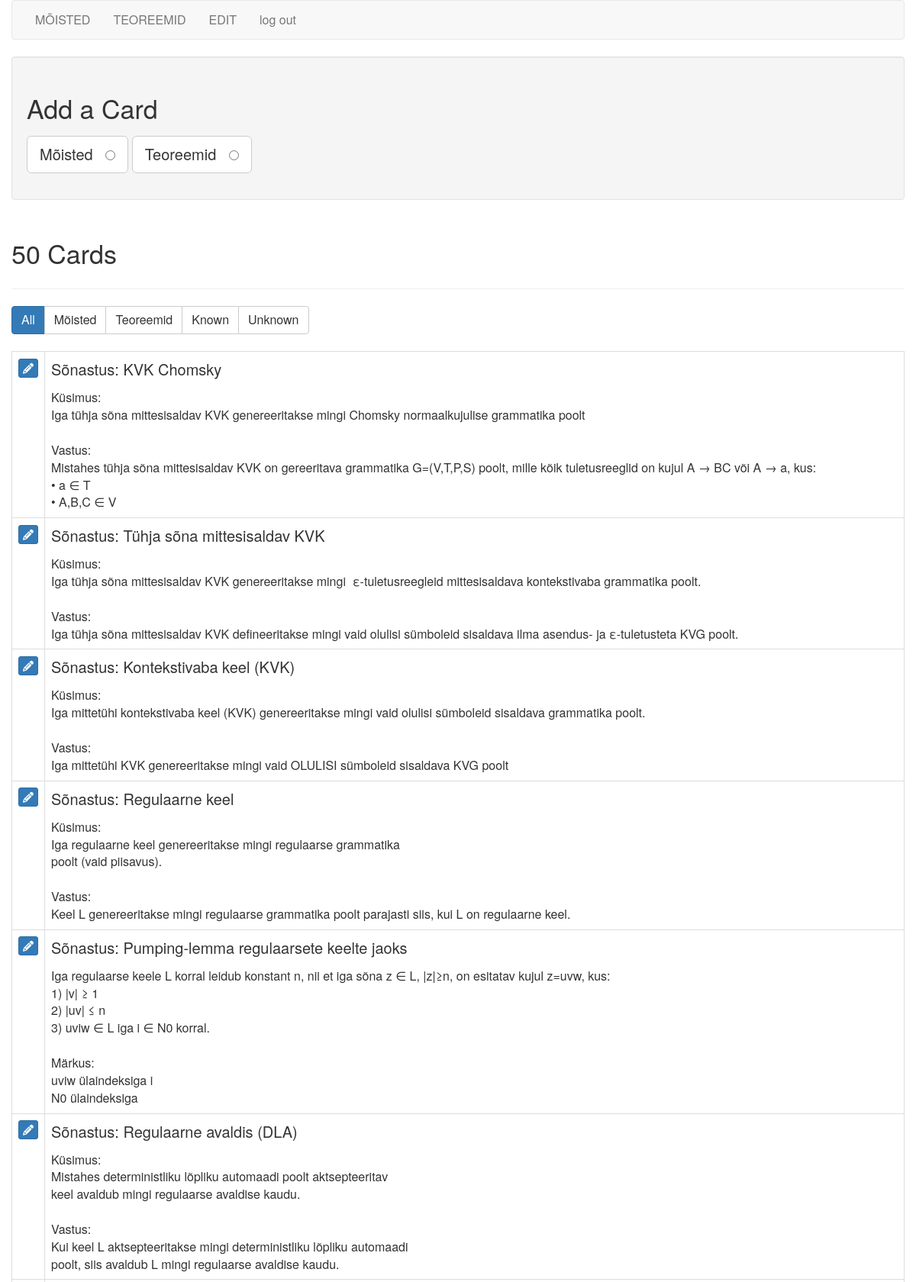
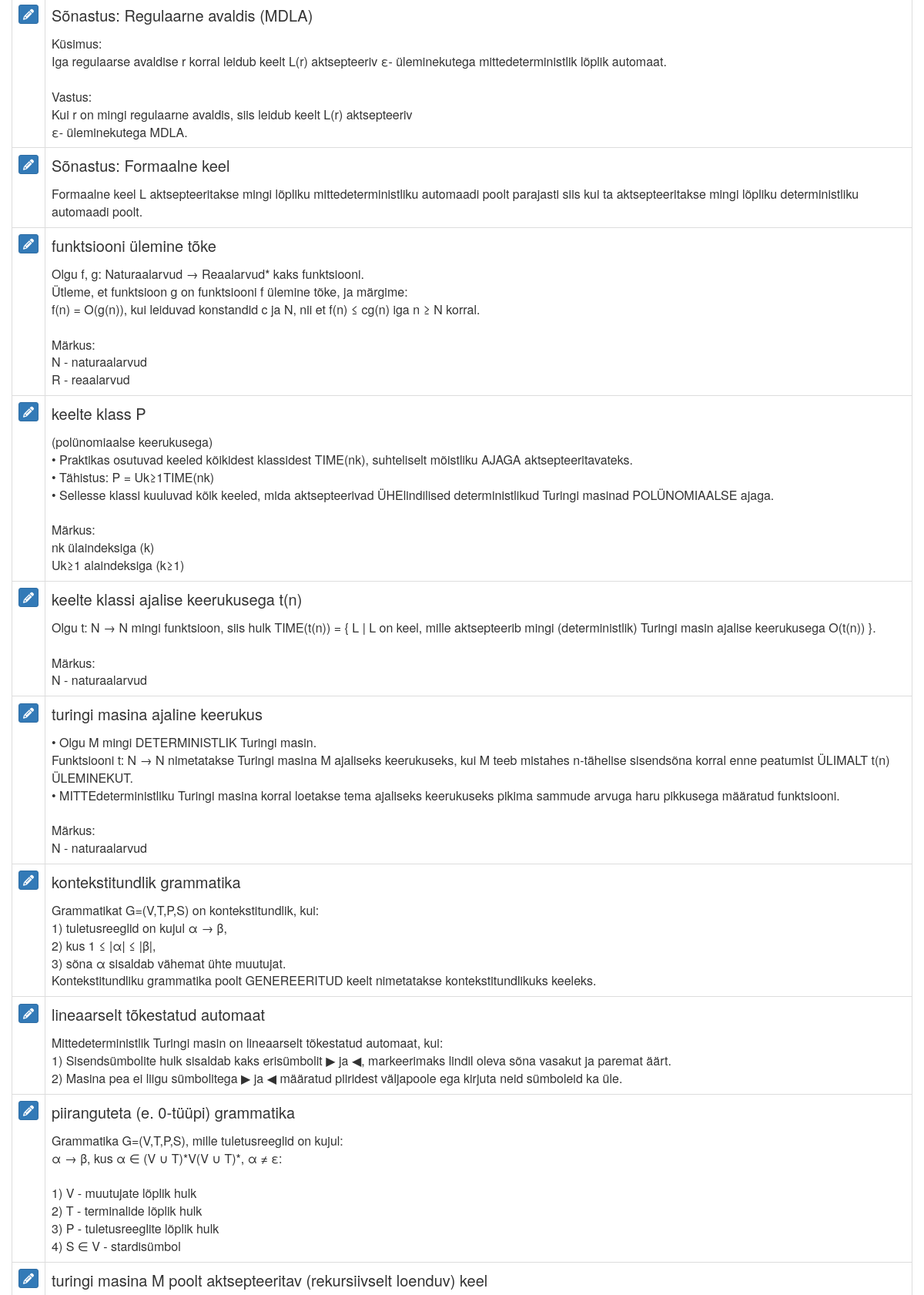
The app's page /cards (signed in, upper part) with its own data (2 pictures, top to bottom).
### tables this page shows
CREATE TABLE cards (
  id integer primary key autoincrement,
  type tinyint not null, /* 1 for vocab, 2 for code */
  front text not null,
  back text not null,
  known boolean default 0
);

### flash_cards.py (the view)
@app.route('/cards')
def cards():
    if not session.get('logged_in'):
        return redirect(url_for('login'))
    db = get_db()
    query = '''
        SELECT id, type, front, back, known
        FROM cards
        ORDER BY id DESC
    '''
    cur = db.execute(query)
    cards = cur.fetchall()
    return render_template('cards.html', cards=cards, filter_name="all")

### flash_cards.py (called while the page is built)
def connect_db():
    rv = sqlite3.connect(app.config['DATABASE'])
    rv.row_factory = sqlite3.Row
    return rv

def get_db():
    if not hasattr(g, 'sqlite_db'):
        g.sqlite_db = connect_db()
    return g.sqlite_db

### templates/cards.html (shortened to what this page needs)
{% extends "layout.html" %}
{% block body %}
    <div class="well editPanel">
        <h2>Add a Card</h2>
        <form action="{{ url_for('add_card') }}" method="post" class="cardForm">
            <div class="form-group">
                <label for="general" class="toggleButton btn btn-default btn-lg">Mõisted &nbsp;
                    <input type="radio" name="type" value="1" id="general"/>
                </label>
                <label for="code" class="toggleButton btn btn-default btn-lg">Teoreemid &nbsp;
                    <input type="radio" name="type" value="2" id="code"/>
                </label>
            </div>
        </form>
    </div>
    <div class="page-header">
        <h2>{{ cards|length }} Card{{ '' if (cards|length == 1) else 's' }}</h2>
    </div>
    <div class="btn-group btn-group-md" role="group" aria-label="filters">
        <a href="{{ url_for('filter_cards', filter_name="all") }}"
           class="btn btn-{{ "primary" if filter_name == "all" else "default" }}">All</a>
        <a href="{{ url_for('filter_cards', filter_name="general") }}"
           class="btn btn-{{ "primary" if filter_name == "general" else "default" }}">Mõisted</a>
        <a href="{{ url_for('filter_cards', filter_name="code") }}"
           class="btn btn-{{ "primary" if filter_name == "code" else "default" }}">Teoreemid</a>
        <a href="{{ url_for('filter_cards', filter_name="known") }}"
           class="btn btn-{{ "primary" if filter_name == "known" else "default" }}">Known</a>
        <a href="{{ url_for('filter_cards', filter_name="unknown") }}"
           class="btn btn-{{ "primary" if filter_name == "unknown" else "default" }}">Unknown</a>
    </div>
    <br/>
    <br/>
    <table class="table table-bordered">
        {% for card in cards %}
            <tr>
                <td>
                    <a href="{{ url_for('edit', card_id=card.id) }}" class="btn btn-xs btn-primary"><i
                            class="fa fa-pencil" aria-hidden="true"></i></a>
                </td>
                <td class="cardContent">
                    <h4>
                        {% if card.type == 1 %}
                            {{ card.front }}
                        {% else %}
                            Sõnastus:&nbsp;{{ card.front }}
                        {% endif %}
                    </h4>
                    {{ card.back|replace("\n", "<br />")|safe }}
                </td>
            </tr>
        {% else %}
            <tr>
                <td>
                    <em>No cards to show.</em>
                </td>
            </tr>
        {% endfor %}
    </table>
{% endblock %}

### static/style.css (style rules this page uses)
.cardContent h4 { margin-top: 0; }

### records on screen
cards: front "KVK Chomsky", back "Küsimus: Iga tühja sõna mittesisaldav KVK genereeritakse mingi Chomsky normaalkujulise grammatika poolt Vastus: Mistahes tühja sõna mittesisaldav KVK on gereeritava grammatika G=(V,T,P,S) poolt, mille kõik tuletusreeglid on kujul A → BC või A → a, kus: • a ∈ T • A,B,C ∈ V"
cards: front "Tühja sõna mittesisaldav KVK", back "Küsimus: Iga tühja sõna mittesisaldav KVK genereeritakse mingi \u000fε-tuletusreegleid mittesisaldava kontekstivaba grammatika poolt. Vastus: Iga tühja sõna mittesisaldav KVK defineeritakse mingi vaid olulisi sümboleid sisaldava ilma asendus- ja ε-tuletusteta KVG poolt."
cards: front "Kontekstivaba keel (KVK)", back "Küsimus: Iga mittetühi kontekstivaba keel (KVK) genereeritakse mingi vaid olulisi sümboleid sisaldava grammatika poolt. Vastus: Iga mittetühi KVK genereeritakse mingi vaid OLULISI sümboleid sisaldava KVG poolt"
cards: front "Regulaarne keel", back "Küsimus: Iga regulaarne keel genereeritakse mingi regulaarse grammatika poolt (vaid piisavus). Vastus: Keel L genereeritakse mingi regulaarse grammatika poolt parajasti siis, kui L on regulaarne keel."
cards: front "Pumping-lemma regulaarsete keelte jaoks", back "Iga regulaarse keele L korral leidub konstant n, nii et iga sõna z ∈ L, |z|≥n, on esitatav kujul z=uvw, kus: 1) |v| ≥ 1 2) |uv| ≤ n 3) uviw ∈ L iga i ∈ N0 korral. Märkus: uviw ülaindeksiga i N0 ülaindeksiga"
cards: front "Regulaarne avaldis (DLA)", back "Küsimus: Mistahes deterministliku lõpliku automaadi poolt aktsepteeritav keel avaldub mingi regulaarse avaldise kaudu. Vastus: Kui keel L aktsepteeritakse mingi deterministliku lõpliku automaadi poolt, siis avaldub L mingi regulaarse avaldise kaudu."
cards: front "Regulaarne avaldis (MDLA)", back "Küsimus: Iga regulaarse avaldise r korral leidub keelt L(r) aktsepteeriv ε-\u000füleminekutega mittedeterministlik lõplik automaat. Vastus: Kui r on mingi regulaarne avaldis, siis leidub keelt L(r) aktsepteeriv ε-\u000füleminekutega MDLA."
cards: front "Formaalne keel", back "Formaalne keel L aktsepteeritakse mingi lõpliku mittedeterministliku automaadi poolt parajasti siis kui ta aktsepteeritakse mingi lõpliku deterministliku automaadi poolt."
cards: front "funktsiooni ülemine tõke", back "Olgu f, g: Naturaalarvud → Reaalarvud* kaks funktsiooni. Ütleme, et funktsioon g on funktsiooni f ülemine tõke, ja märgime: f(n) = O(g(n)), kui leiduvad konstandid c ja N, nii et f(n) ≤ cg(n) iga n ≥ N korral. Märkus: N - naturaalarvud R - reaalarvud"
cards: front "keelte klass P", back "(polünomiaalse keerukusega) • Praktikas osutuvad keeled kõikidest klassidest TIME(nk), suhteliselt mõistliku AJAGA aktsepteeritavateks. • Tähistus: P = Uk≥1TIME(nk) • Sellesse klassi kuuluvad kõik keeled, mida aktsepteerivad ÜHElindilised deterministlikud Turingi masinad POLÜNOMIAALSE ajaga. Märkus: nk ülaindeksiga (k) Uk≥1 alaindeksiga (k≥1)"
cards: front "keelte klassi ajalise keerukusega t(n)", back "Olgu t: N → N mingi funktsioon, siis hulk TIME(t(n)) = { L | L on keel, mille aktsepteerib mingi (deterministlik) Turingi masin ajalise keerukusega O(t(n)) }. Märkus: N - naturaalarvud"
cards: front "turingi masina ajaline keerukus", back "• Olgu M mingi DETERMINISTLIK Turingi masin. Funktsiooni t: N → N nimetatakse Turingi masina M ajaliseks keerukuseks, kui M teeb mistahes n-tähelise sisendsõna korral enne peatumist ÜLIMALT t(n) ÜLEMINEKUT. • MITTEdeterministliku Turingi masina korral loetakse tema ajaliseks keerukuseks pikima sammude arvuga haru pikkusega määratud funktsiooni. Märkus: N - naturaalarvud"
cards: front "kontekstitundlik grammatika", back "Grammatikat G=(V,T,P,S) on kontekstitundlik, kui: 1) tuletusreeglid on kujul α → β, 2) kus 1 ≤ |α| ≤ |β|, 3) sõna α sisaldab vähemat ühte muutujat. Kontekstitundliku grammatika poolt GENEREERITUD keelt nimetatakse kontekstitundlikuks keeleks."
cards: front "lineaarselt tõkestatud automaat", back "Mittedeterministlik Turingi masin on lineaarselt tõkestatud automaat, kui: 1) Sisendsümbolite hulk sisaldab kaks erisümbolit ▶ ja ◀, markeerimaks lindil oleva sõna vasakut ja paremat äärt. 2) Masina pea ei liigu sümbolitega ▶ ja ◀ määratud piiridest väljapoole ega kirjuta neid sümboleid ka üle."
cards: front "piiranguteta (e. 0-tüüpi) grammatika", back "Grammatika G=(V,T,P,S), mille tuletusreeglid on kujul: α → β, kus α ∈ (V ∪ T)*V(V ∪ T)*, α ≠ ε: 1) V - muutujate lõplik hulk 2) T - terminalide lõplik hulk 3) P - tuletusreeglite lõplik hulk 4) S ∈ V - stardisümbol"
cards: front "turingi masina M poolt aktsepteeritav (rekursiivselt loenduv) keel"

### other values on screen
{{ cards|length }} "50"
{{ '' if (cards|length == 1) else 's' }} "s"
